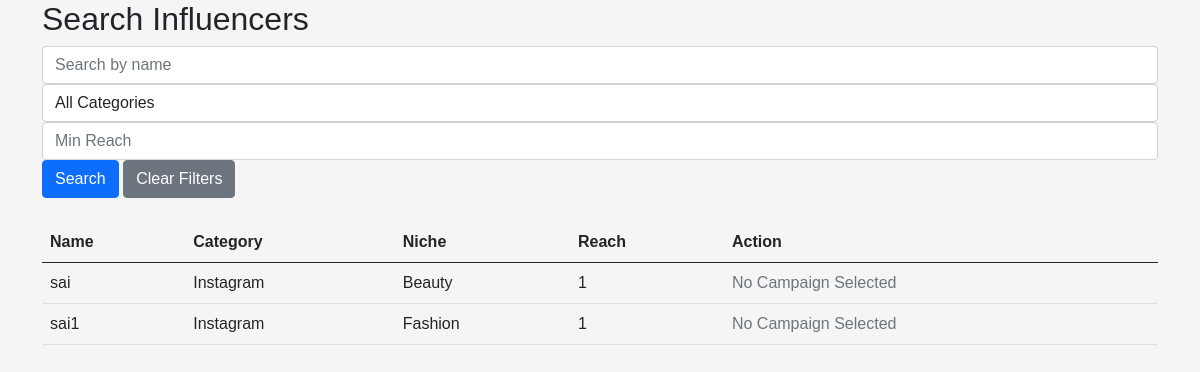
The page /search_influencers?campaign_id=3 (signed in) on the database as committed earlier.
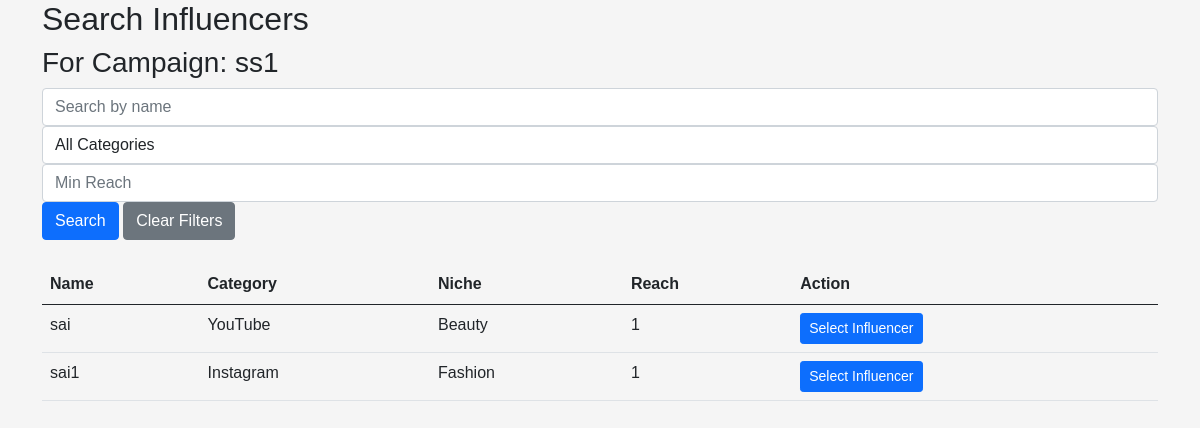
The same page on the database as committed later.
### backend/models.py (models this page shows)
class Influencer(db.Model):
    __tablename__ = 'influencers'
    id = db.Column(db.Integer, primary_key=True)
    user_id = db.Column(db.Integer, db.ForeignKey('users.id'), unique=True, nullable=False)
    name = db.Column(db.String(100), nullable=False)
    category = db.Column(db.String(100))
    niche = db.Column(db.String(100))
    reach = db.Column(db.Integer)
    user = relationship('User', backref=db.backref('influencer', uselist=False))
    ad_requests = relationship('AdRequest', back_populates='influencer')

class Campaign(db.Model):
    __tablename__ = 'campaigns'
    id = db.Column(db.Integer, primary_key=True)
    sponsor_id = db.Column(db.Integer, db.ForeignKey('sponsors.id'), nullable=False)
    name = db.Column(db.String(100), nullable=False)
    description = db.Column(db.Text)
    start_date = db.Column(db.Date, nullable=False)
    end_date = db.Column(db.Date, nullable=False)
    budget = db.Column(db.Float, nullable=False)
    visibility = db.Column(db.Enum('public', 'private'), nullable=False)
    goals = db.Column(db.Text)
    sponsor = relationship('Sponsor', back_populates='campaigns')
    ad_requests = relationship('AdRequest', back_populates='campaign')

### backend/controller.py (the view)
@app.route("/search_influencers")
@login_required
def search_influencers():
    if current_user.role != "sponsor":
        flash("Access denied.")
        return redirect(url_for("home"))
    query = request.args.get("query")
    category = request.args.get("category")
    min_reach = request.args.get("min_reach")
    campaign_id = request.args.get("campaign_id")
    influencers = Influencer.query
    if query:
        influencers = influencers.filter(Influencer.name.ilike(f"%{query}%"))
    if category:
        influencers = influencers.filter_by(category=category)
    if min_reach:
        influencers = influencers.filter(Influencer.reach >= int(min_reach))
    influencers = influencers.all()
    campaign = None
    if campaign_id:
        campaign = Campaign.query.get(campaign_id)
    return render_template("search_influencers.html", influencers=influencers, campaign=campaign)

### app.py (called while the page is built)
def init_app():
    app = Flask(__name__)
    app.secret_key = 'fsfdgdsgs'
    app.debug = True
    app.config['SQLALCHEMY_DATABASE_URI'] = 'sqlite:///iescp.db'
    db.init_app(app)
    app.app_context().push()
    login_manager = LoginManager()
    login_manager.login_view = 'controller.login'
    login_manager.init_app(app)
    @login_manager.user_loader
    def load_user(id):
        return User.query.get(int(id))
    print("app started....")
    return app

### templates/search_influencers.html (shortened to what this page needs)
{% extends "base.html" %}
{% block content %}
<div class="container">
    <h2>Search Influencers</h2>
    {% if campaign %}
    <h3>For Campaign: {{ campaign.name }}</h3>
    {% endif %}
    <form action="{{ url_for('search_influencers') }}" method="GET" class="mb-4">
        <div class="form-row">
            <div class="col">
                <input type="text" name="query" class="form-control" placeholder="Search by name" value="{{ request.args.get('query', '') }}">
            </div>
            <div class="col">
                <select name="category" class="form-control">
                    <option value="">All Categories</option>
                </select>
            </div>
            <div class="col">
                <input type="number" name="min_reach" class="form-control" placeholder="Min Reach" value="{{ request.args.get('min_reach', '') }}">
            </div>
            <div class="col">
                <button type="submit" class="btn btn-primary">Search</button>
                <a href="{{ url_for('search_influencers', campaign_id=campaign.id if campaign else None) }}" class="btn btn-secondary">Clear Filters</a>
            </div>
        </div>
    </form>
    <table class="table">
        <thead>
            <tr>
                <th>Name</th>
                <th>Category</th>
                <th>Niche</th>
                <th>Reach</th>
                <th>Action</th>
            </tr>
        </thead>
        <tbody>
            {% for influencer in influencers %}
            <tr>
                <td>{{ influencer.name }}</td>
                <td>{{ influencer.category }}</td>
                <td>{{ influencer.niche }}</td>
                <td>{{ influencer.reach }}</td>
                <td>
                    {% if campaign %}
                        <a href="{{ url_for('create_ad_request', campaign_id=campaign.id, influencer_id=influencer.id) }}" class="btn btn-primary btn-sm">Select Influencer</a>
                    {% else %}
                        <span class="text-muted">No Campaign Selected</span>
                    {% endif %}
                </td>
            </tr>
            {% endfor %}
        </tbody>
    </table>
</div>
{% endblock %}

### templates/base.html (shortened to what this page needs)
<!DOCTYPE html>
<html lang="en">
<head>
    <link href="https://cdn.jsdelivr.net/npm/bootstrap@5.0.2/dist/css/bootstrap.min.css" rel="stylesheet">
    <link rel="stylesheet" type="text/css" href="{{ url_for('static', filename='css/styles.css') }}">
</head>
<body>
        {% block content %}
        {% endblock %}
</body>
</html>

### static/css/styles.css (style rules this page uses)
body { font-family: Arial, sans-serif; background-color: #f5f5f5; }

Rows that differ between the two databases and show on the page:
added Campaign: name "ss1"
changed Influencer "sai": category "Instagram" → "YouTube"; text "No Campaign Selected" → "Select Influencer"
computed for Influencer "sai1": text "No Campaign Selected" → "Select Influencer"
Other text that changed with them:
text now shown: "For Campaign:"
